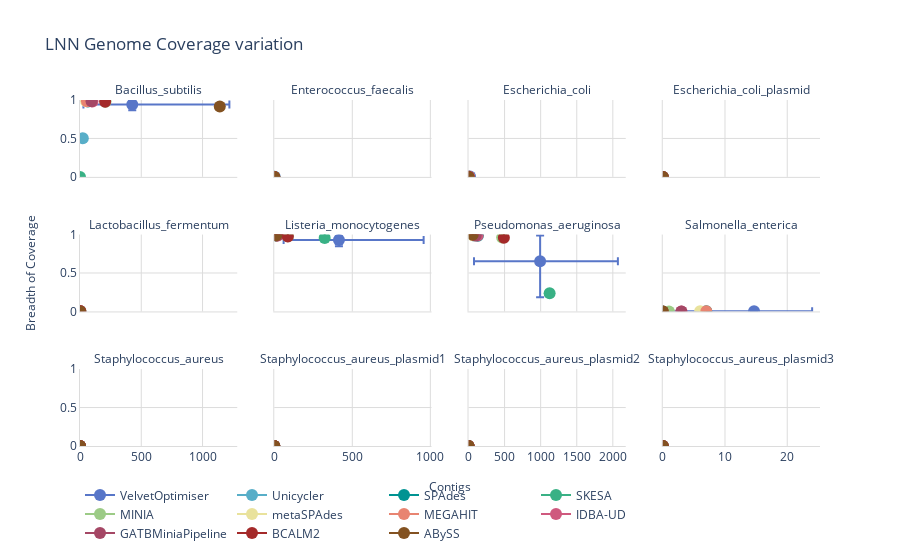
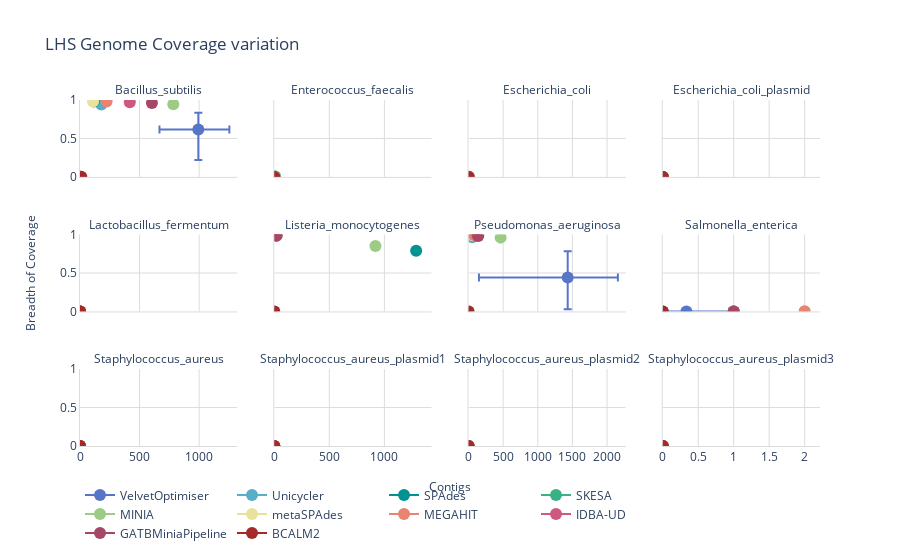
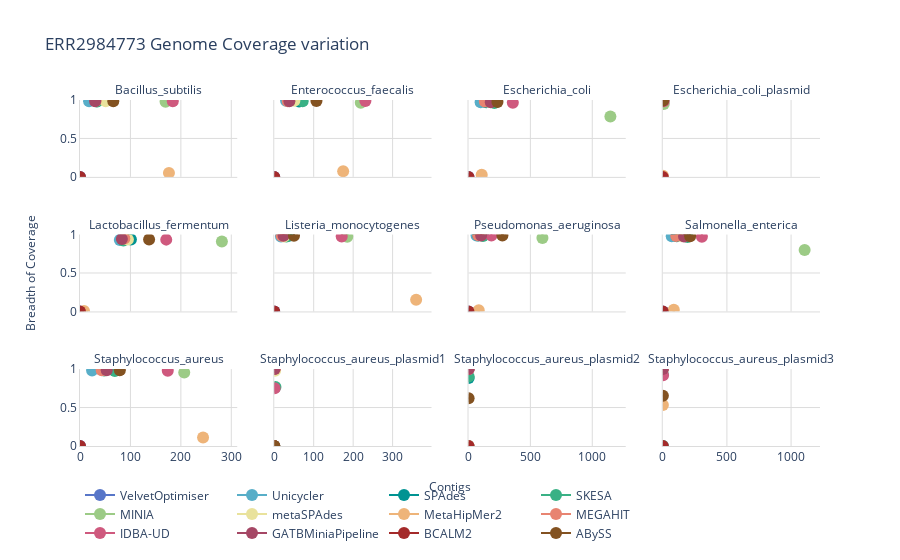
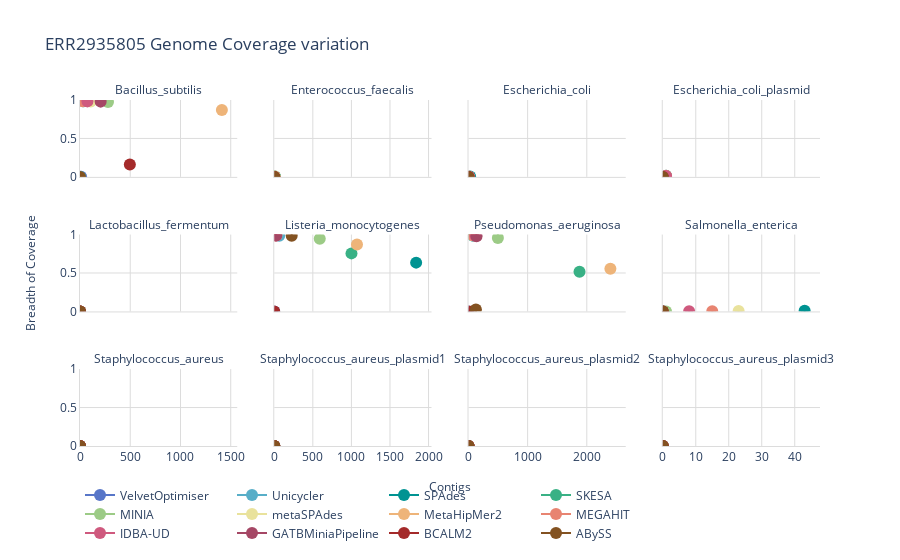

The cell these charts' notebook holds for them, in order:
### Markdown cell above
### Per sample

### Code cell
for sample in sorted(df['Sample'].unique(), key=lambda v: v.upper(), reverse=True):
    print('-' + sample)
    fig=make_subplots(rows=3, cols=4, subplot_titles=sorted(df['Reference'].unique(), key=lambda v: v.upper(), reverse=False),
                     shared_yaxes=True, shared_xaxes=True, x_title="Contigs", y_title="Breadth of Coverage")
    row=1
    col=1
    for reference in sorted(df['Reference'].unique(), key=lambda v: v.upper(), reverse=False):
        print('--' + reference)
        i=0
        print(row, col)
        for assembler in sorted(df['Assembler'].unique(), key=lambda v: v.upper(), reverse=True):
            print('---' + assembler)
            showlegend=True if col==1 and row==1 else False
            contigs = list(df['Contigs'][(df['Assembler'] == assembler) & (df['Reference'] == reference) & (df['Sample'] == sample)])
            boc = list(df['Breadth of Coverage'][(df['Assembler'] == assembler) & (df['Reference'] == reference) & (df['Sample'] == sample)])
            if contigs: #list not empty
                fig.add_trace(go.Scatter(x=[mean(contigs)],
                                         y=[mean(boc)],
                                         error_y=dict(type='data', # value of error bar given in data coordinates
                                                      symmetric=False,
                                                      array=[max(boc)-mean(boc)],
                                                      arrayminus=[mean(boc)-min(boc)],
                                                      visible=True),
                                         error_x=dict(type='data', # value of error bar given in data coordinates
                                                      symmetric=False,
                                                      array=[max(contigs)-mean(contigs)],
                                                      arrayminus=[mean(contigs)-min(contigs)],
                                                      visible=True),
                                         name=assembler, marker=dict(color=COLOURS[i], size=12), showlegend=showlegend),
                              col=col, row=row)
            i+=1
        if col == 4:
            col = 1
            row += 1
        else:
            col += 1
    fig.update_layout(plot_bgcolor='rgb(255,255,255)', title="{} Genome Coverage variation".format(sample))
    fig.update_xaxes(showline=True, linewidth=1, linecolor='#DCDCDC', gridcolor='#DCDCDC', rangemode='tozero')
    fig.update_yaxes(showline=True, linewidth=1, linecolor='#DCDCDC', gridcolor='#DCDCDC', range=[0, 1])
    for i in fig['layout']['annotations']:
        i['font']['size'] = 12
    fig.update_layout(legend=dict(
        orientation="h",
        y=-0.1,
        x=0
    ))
    fig.show()
    plot(fig, filename='Plots/Genome Fragmentation/{}.html'.format(sample), auto_open=False)
